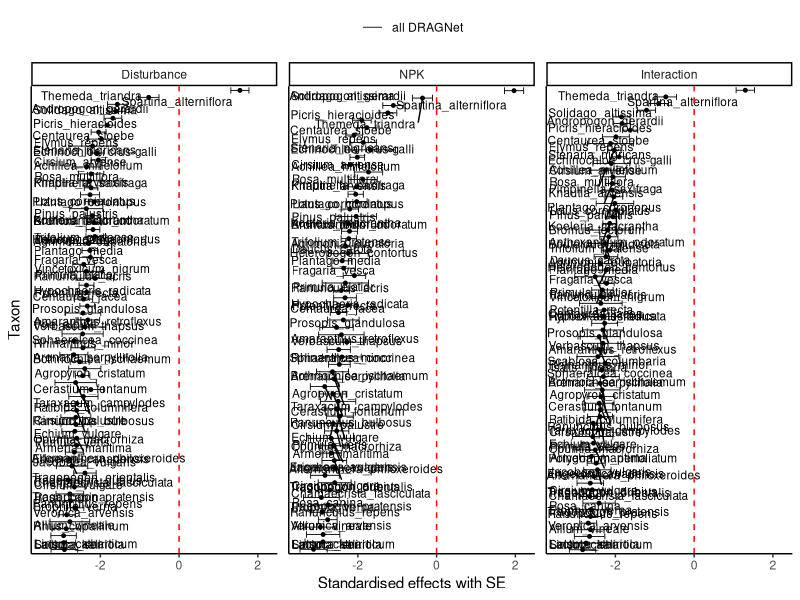
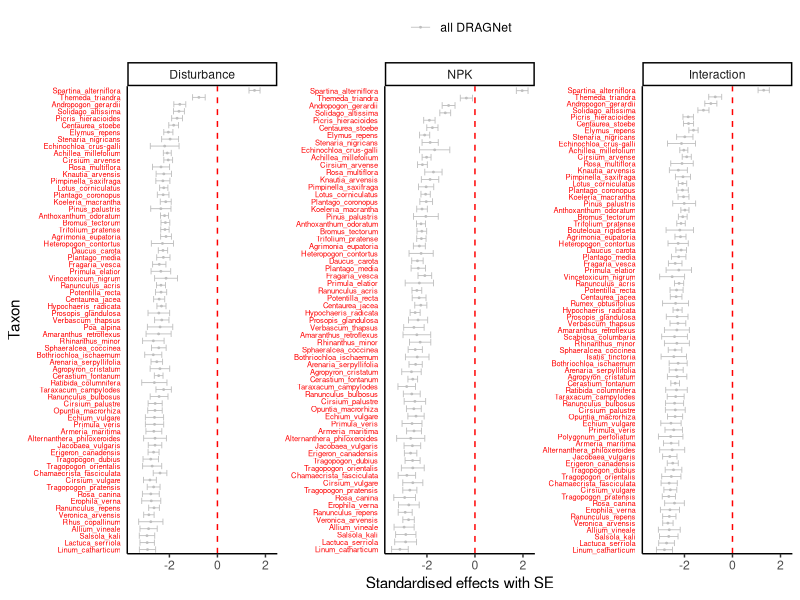
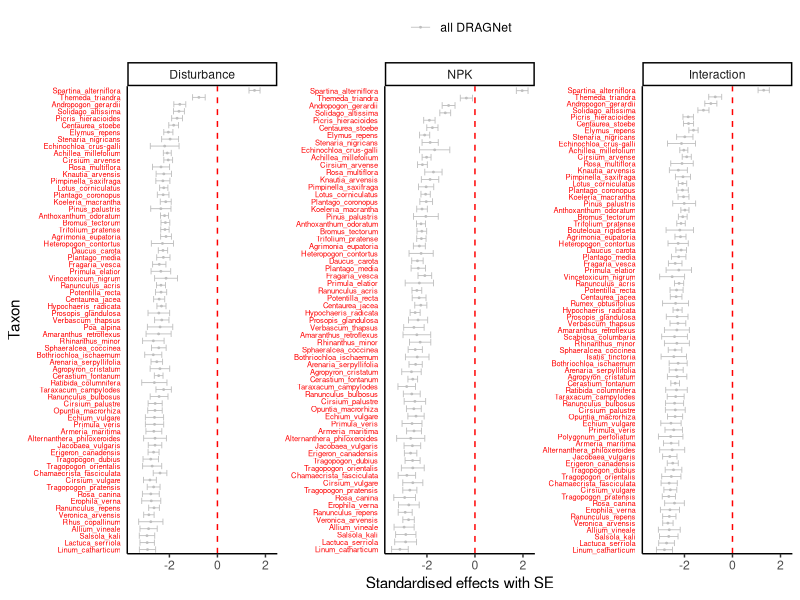

Write the R code that produced these figures, in order.
# R Thornley
# 15/07/2025
# A2: random effects visualise 
# random effects plots to compare the GLMM results in the context of all the data
# NOTE: this has been simplified for the paper to show only T0-T1 for the Ordered Beta models

library(tidyverse)
library(ggpubr)
library(ggrepel)

################################################################################

# read in effect sizes from the whole of DRAGNet to contextualise the effects from
taxa <- read_csv("results/RE_SE_Taxon_all_DRAGNet.csv")

# read in the taxon RE from the compadre and dragnet overlap
comp_taxa <- read_csv("results/common_species_drag_comp.csv") %>% pull(x)

# select the random effects for the var of interest only (New_taxon)
# create a new ID variable
# change some labels in the data frame to tidy it up
taxa <- 
  taxa %>% 
  filter(str_detect(group_var, "New_taxon")) %>%
  mutate(ID = if_else(group %in% comp_taxa, "1", "0")) %>%
  mutate(ID = factor(ID, levels = c("0", "1"))) %>%
  mutate(time_period = case_when(time_period == 1 ~ "T0-T1",
                                        time_period == 2 ~ "T0-T2",
                                        time_period == 3 ~ "T0-T3")) %>%
  dplyr::select(group, value, se, model, time_period, experiment, ID) %>%
  rename(taxon = group) %>%
  mutate(label = if_else(ID == "1", taxon, NA_character_))

################################################################################

# make sure the labels for the experiments are ordered correctly
custom_labels = c(DIST = "Disturbance", NPK = "NPK", INTER = "Interaction")

plot <- 
  taxa %>% filter(model == "Ordbeta") %>%
  filter(time_period == "T0-T1") %>%
  mutate(experiment = factor(experiment, levels = c("DIST", "NPK", "INTER"))) %>%
  ggplot(aes(value, reorder(taxon, value)))+
  theme_classic()+
  geom_point(size = 1)+
  geom_errorbar(aes(xmin = value - se, xmax = value + se, colour = ID), size = 0.3)+
  geom_text_repel(
    aes(label = label), size = 3, 
    nudge_x = -0.1,
    direction = "y",
    hjust = 1,
    na.rm = TRUE) +  # labels only where ID==1
  ylab("Taxon") +
  xlab("Standardised effects with SE")+
  facet_wrap(~experiment, scales = "free_y", labeller = labeller(experiment = custom_labels))+
  geom_vline(aes(xintercept = 0), colour ="red", linetype = "dashed")+
  theme(axis.text.y = element_blank())+
  scale_colour_manual(values = c("black", "red"), labels = c("all DRAGNet", "COMPADRE overlap"))+
  theme(legend.title = element_blank(), axis.ticks.y = element_blank(), legend.position = "top")
plot

#############################################################################

# put the labels on the y axis instead
# this is not perfect - trying to get the y axis non overlapping
taxa_labels <- taxa %>% filter(model == "Ordbeta", time_period == "T0-T1", ID == "1")

plot <- 
  taxa %>% 
  filter(model == "Ordbeta") %>%
  filter(time_period == "T0-T1") %>%
  mutate(experiment = factor(experiment, levels = c("DIST", "NPK", "INTER"))) %>%
  ggplot(aes(x = value, y = reorder(taxon, value), colour = ID)) +
  theme_classic() +
  geom_point(aes(colour = ID), size = 0.3) +
  geom_errorbar(aes(xmin = value - se, xmax = value + se, colour = ID), size = 0.3) +
  # Only show y-axis labels for taxa with label == 1
  scale_y_discrete(breaks = taxa_labels$taxon) +
  ylab("Taxon") +
  xlab("Standardised effects with SE") +
  facet_wrap(~experiment, scales = "free_y", labeller = labeller(experiment = custom_labels)) +
  geom_vline(xintercept = 0, colour = "red", linetype = "dashed") +
  scale_colour_manual(values = c("grey", "red"), labels = c("all DRAGNet", "COMPADRE overlap")) +
  theme(legend.title = element_blank(),
        axis.ticks.y = element_blank(),
        legend.position = "top",
        axis.text.y = element_text(colour = "red", size = 5.5))
  
plot
ggsave("figures/A2_caterpillar_context_plots.jpeg", height = 8, width = 12)

###############################################################################





